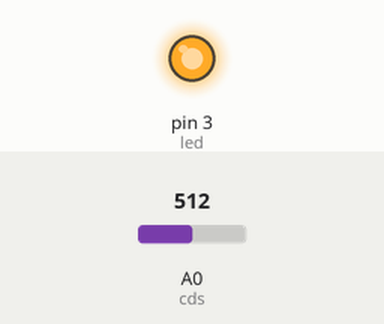
Simulated run of this sketch. Board: Arduino Uno, built with avr-gcc and run on an emulated ATmega328P. Parts: output pins drawn as LEDs (lit = HIGH). The inputs (shaded band) are chosen by the test bench; at power-on: A0 (cds) = 512.

Above: at 1.8 s.
1.9 s: A0 (cds) set to 129
3.4 s: A0 (cds) set to 110
At 4.5 s:
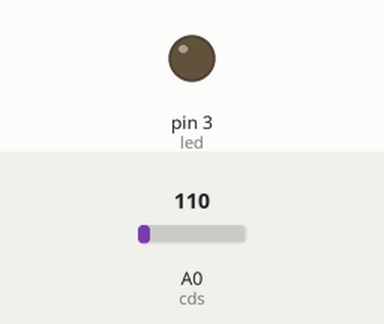
5.5 s: A0 (cds) set to 122
At 7.2 s:
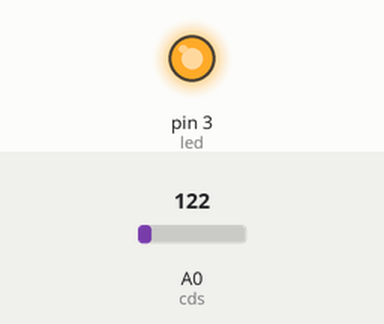
7.5 s: A0 (cds) set to 0
At 8.8 s:
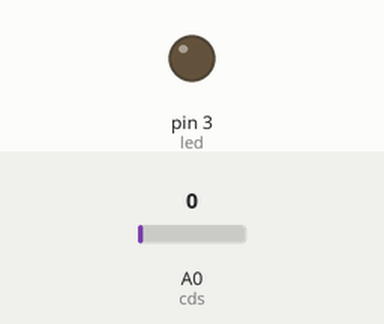
Timing chart, 0 to 10.5 s (numbered marks = the images above; inputs shaded):
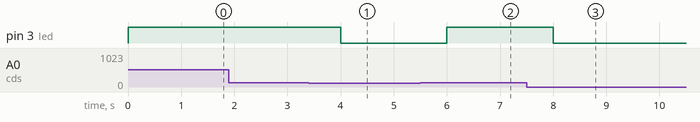

The sketch:

lightSensorTest.ino
```cpp
// 조도센서를 아날로그 0핀(A0)에 연결합니다.
int cds = A0;
// LED를 3번핀에 연결합니다.
int led = 3;

void setup() {
        pinMode(led, OUTPUT);
}

void loop() {
        // 조도센서로 부터 측정된 밝기 값을 읽습니다.
        // 조도센서로 부터 입력되어지는 전압의 크기 (0~5V)에 따라 0~1023 범위의 값으로 변환되어 반환합니다.
        int cdsValue = analogRead(cds);

        // 측정된 밝기 값를 시리얼 모니터에 출력합니다.
        Serial.print("cds =  ");
        Serial.println(cdsValue);

        // 조도센서로 부터 측정된 밝기 값이 220보다 크다면, 아래의 블록을 실행합니다.
        if (cdsValue > 120) {
                // LED가 연결된 핀의 로직레벨을 HIGH (5V)로 설정하여, LED가 켜지도록 합니다.
                digitalWrite(led, HIGH);

        // 조도센서로 부터 측정된 밝기 값이 50보다 작면, 아래의 블록을 실행합니다.
        } else {
                // LED가 연결된 핀의 로직레벨을 LOW (0V)로 설정하여, LED가 꺼지도록 합니다.
                digitalWrite(led, LOW);
        }
        delay(1000);
}
```

Measured:
- the behaviour switches between 121 and 120 on A0 (cds) (found by bisection; images 0 and 1)
- after the input at 1.9 s, every drawn part: stays the same
- after the input at 3.4 s, pin 3 (led): HIGH → LOW after 0.60 s
- after the input at 5.5 s, pin 3 (led): LOW → HIGH after 0.50 s
- after the input at 7.5 s, pin 3 (led): HIGH → LOW after 0.50 s
